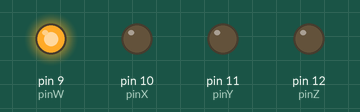
Bench run of a sketch on a simulated Arduino Uno, built with avr-gcc and run on an emulated ATmega328P. Parts: output pins drawn as LEDs (lit = HIGH).

Above: at 1.7 s.
At 6.9 s:
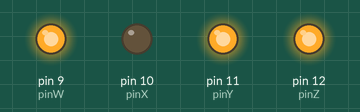
At 16.9 s:
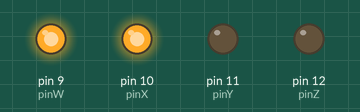
At 21.9 s:
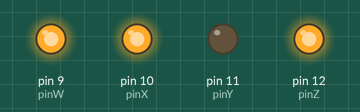
At 26.9 s:
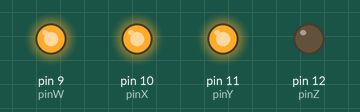
At 31.9 s:
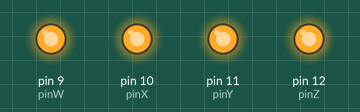
Timing chart, 0 to 39.9 s (numbered marks = the images above):
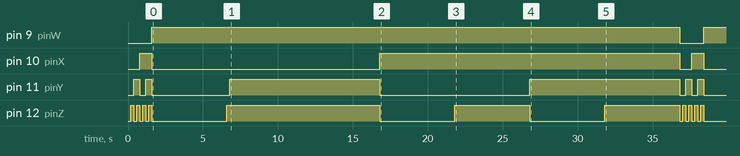

The sketch:

Understaning_Binary_numbers.ino
```cpp
//0000
//0001
//till you get to 15

//objective is to make an LED counter that will count from 0-15


int pinW=9; //  name of the variable is pinW and the location is at 10 of the arduino
int pinX=10; // name of the variable is pinX and the location is at 10 of the arduino
int pinY=11; //  name of the variable is pinY and the location is at 10 of the arduino
int pinZ=12; // name of the variable is pinZ and the location is at 10 of the arduino
int delaypin=200;
void setup() {
  // put your setup code here, to run once:
  pinMode (pinW, OUTPUT);
  pinMode (pinX, OUTPUT);
  pinMode (pinY, OUTPUT);
  pinMode (pinZ, OUTPUT);

}

void loop() {
  // put your main code here, to run repeatedly:


   // Binary number 0000 which is decimal for 0
digitalWrite (pinW,LOW);
digitalWrite (pinX, LOW);
digitalWrite (pinY, LOW);
digitalWrite (pinZ, LOW);
delay (delaypin);


// Binary number 0001 which is decimal for 1
digitalWrite (pinW,LOW);
digitalWrite (pinX, LOW);
digitalWrite (pinY, LOW);
digitalWrite (pinZ, HIGH);
delay (delaypin);


// Binary number 0010 which is decimal for 2
digitalWrite (pinW,LOW);
digitalWrite (pinX, LOW);
digitalWrite (pinY, HIGH);
digitalWrite (pinZ, LOW);
delay  (delaypin);
// Binary number 0011 which is decimal for 3
digitalWrite (pinW,LOW);
digitalWrite (pinX, LOW);
digitalWrite (pinY, HIGH);
digitalWrite (pinZ, HIGH);
delay  (delaypin);


// Binary number 0100 which is decimal for 4
digitalWrite (pinW,LOW);
digitalWrite (pinX, HIGH);
digitalWrite (pinY, LOW);
digitalWrite (pinZ, LOW);
delay  (delaypin);


// Binary number 0101 which is decimal for 5
digitalWrite (pinW,LOW);
digitalWrite (pinX, HIGH);
digitalWrite (pinY, LOW);
digitalWrite (pinZ, HIGH);
delay  (delaypin);

// Binary number 0110 which is decimal for 6
digitalWrite (pinW,LOW);
digitalWrite (pinX, HIGH);
digitalWrite (pinY, HIGH);
digitalWrite (pinZ, LOW);
delay  (delaypin);


 // Binary number 0111 which is the decimal number 7
digitalWrite (pinW, LOW);
digitalWrite (pinX, HIGH);
digitalWrite (pinY, HIGH);
digitalWrite (pinZ, HIGH);
delay (delaypin);


   // Binary number 1000 which is decimal for 8
digitalWrite (pinW,HIGH);
digitalWrite (pinX, LOW);
digitalWrite (pinY, LOW);
digitalWrite (pinZ, LOW);
delay (5000);


   // Binary number 1001 which is decimal for 9
digitalWrite (pinW,HIGH);
digitalWrite (pinX, LOW);
digitalWrite (pinY, LOW);
digitalWrite (pinZ, HIGH);
delay (delaypin);

 // Binary number 1010 which is decimal for 10
digitalWrite (pinW,HIGH);
digitalWrite (pinX, LOW);
digitalWrite (pinY, HIGH);
digitalWrite (pinZ,HIGH);
delay (5000);


 // Binary number 1011 which is decimal for 11
digitalWrite (pinW,HIGH);
digitalWrite (pinX, LOW);
digitalWrite (pinY,HIGH);
digitalWrite (pinZ, HIGH);
delay (5000);


 // Binary number 1100 which is decimal for 12
digitalWrite (pinW,HIGH);
digitalWrite (pinX, HIGH);
digitalWrite (pinY,LOW);
digitalWrite (pinZ,LOW);
delay (5000);


 // Binary number 1101 which is decimal for 13
digitalWrite (pinW,HIGH);
digitalWrite (pinX, HIGH);
digitalWrite (pinY,LOW);
digitalWrite (pinZ,HIGH);
delay (5000);


 // Binary number 1101 which is decimal for 14
digitalWrite (pinW,HIGH);
digitalWrite (pinX, HIGH);
digitalWrite (pinY,HIGH);
digitalWrite (pinZ,LOW);
delay (5000);


// Binary number 1111 which is the decimal number 15
digitalWrite (pinW, HIGH);
digitalWrite (pinX, HIGH);
digitalWrite (pinY, HIGH);
digitalWrite (pinZ, HIGH);
delay (5000);

}
```

Measured:
- by itself, pin 9 (pinW): LOW → HIGH at 1.6 s, → LOW 35.2 s later, → HIGH 1.6 s later
- by itself, pin 10 (pinX): goes HIGH 0.80 s, LOW 15.2 s, HIGH 20.0 s, LOW 0.80 s, HIGH 0.80 s, then LOW
- by itself, pin 11 (pinY): LOW → HIGH at 0.40 s, → LOW 0.40 s later, → HIGH 0.40 s later, → LOW 0.40 s later, … (12 changes in this stretch)
- by itself, pin 12 (pinZ): LOW → HIGH at 0.20 s, → LOW 0.20 s later, → HIGH 0.20 s later, → LOW 0.20 s later, … (22 changes in this stretch)
